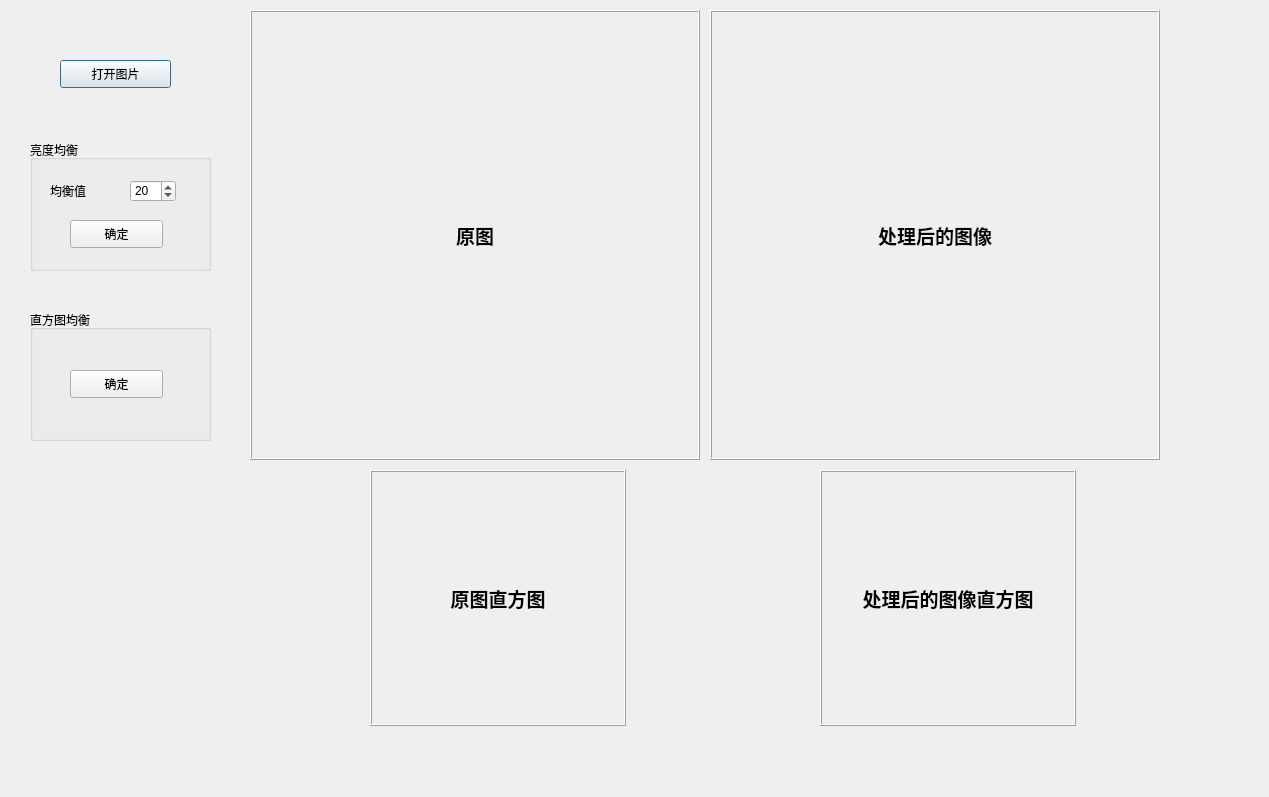
<?xml version="1.0" encoding="UTF-8"?>
<ui version="4.0">
 <class>Form</class>
 <widget class="QWidget" name="Form">
  <property name="geometry">
   <rect>
    <x>0</x>
    <y>0</y>
    <width>1269</width>
    <height>797</height>
   </rect>
  </property>
  <property name="windowTitle">
   <string>直方图均衡</string>
  </property>
  <widget class="QLabel" name="label_image_2">
   <property name="geometry">
    <rect>
     <x>710</x>
     <y>10</y>
     <width>450</width>
     <height>450</height>
    </rect>
   </property>
   <property name="font">
    <font>
     <family>Agency FB</family>
     <pointsize>14</pointsize>
     <weight>75</weight>
     <bold>true</bold>
    </font>
   </property>
   <property name="frameShape">
    <enum>QFrame::Box</enum>
   </property>
   <property name="frameShadow">
    <enum>QFrame::Raised</enum>
   </property>
   <property name="text">
    <string>处理后的图像</string>
   </property>
   <property name="alignment">
    <set>Qt::AlignCenter</set>
   </property>
  </widget>
  <widget class="QPushButton" name="pushButton_open_file">
   <property name="geometry">
    <rect>
     <x>60</x>
     <y>60</y>
     <width>111</width>
     <height>28</height>
    </rect>
   </property>
   <property name="text">
    <string>打开图片</string>
   </property>
   <property name="checkable">
    <bool>false</bool>
   </property>
   <property name="default">
    <bool>true</bool>
   </property>
  </widget>
  <widget class="QLabel" name="label_image_1">
   <property name="geometry">
    <rect>
     <x>250</x>
     <y>10</y>
     <width>450</width>
     <height>450</height>
    </rect>
   </property>
   <property name="font">
    <font>
     <family>Agency FB</family>
     <pointsize>14</pointsize>
     <weight>75</weight>
     <bold>true</bold>
    </font>
   </property>
   <property name="frameShape">
    <enum>QFrame::Box</enum>
   </property>
   <property name="frameShadow">
    <enum>QFrame::Raised</enum>
   </property>
   <property name="text">
    <string>原图</string>
   </property>
   <property name="scaledContents">
    <bool>false</bool>
   </property>
   <property name="alignment">
    <set>Qt::AlignCenter</set>
   </property>
  </widget>
  <widget class="QLabel" name="label_image_3">
   <property name="geometry">
    <rect>
     <x>370</x>
     <y>470</y>
     <width>256</width>
     <height>256</height>
    </rect>
   </property>
   <property name="font">
    <font>
     <family>Agency FB</family>
     <pointsize>14</pointsize>
     <weight>75</weight>
     <bold>true</bold>
    </font>
   </property>
   <property name="frameShape">
    <enum>QFrame::Box</enum>
   </property>
   <property name="frameShadow">
    <enum>QFrame::Raised</enum>
   </property>
   <property name="text">
    <string>原图直方图</string>
   </property>
   <property name="scaledContents">
    <bool>false</bool>
   </property>
   <property name="alignment">
    <set>Qt::AlignCenter</set>
   </property>
  </widget>
  <widget class="QLabel" name="label_image_4">
   <property name="geometry">
    <rect>
     <x>820</x>
     <y>470</y>
     <width>256</width>
     <height>256</height>
    </rect>
   </property>
   <property name="font">
    <font>
     <family>Agency FB</family>
     <pointsize>14</pointsize>
     <weight>75</weight>
     <bold>true</bold>
    </font>
   </property>
   <property name="frameShape">
    <enum>QFrame::Box</enum>
   </property>
   <property name="frameShadow">
    <enum>QFrame::Raised</enum>
   </property>
   <property name="text">
    <string>处理后的图像直方图</string>
   </property>
   <property name="alignment">
    <set>Qt::AlignCenter</set>
   </property>
  </widget>
  <widget class="QGroupBox" name="groupBox_1">
   <property name="geometry">
    <rect>
     <x>30</x>
     <y>140</y>
     <width>181</width>
     <height>131</height>
    </rect>
   </property>
   <property name="title">
    <string>亮度均衡</string>
   </property>
   <widget class="QPushButton" name="pushButton_brightness_change">
    <property name="geometry">
     <rect>
      <x>40</x>
      <y>80</y>
      <width>93</width>
      <height>28</height>
     </rect>
    </property>
    <property name="text">
     <string>确定</string>
    </property>
   </widget>
   <widget class="QSpinBox" name="spinBox_brightness_change">
    <property name="geometry">
     <rect>
      <x>100</x>
      <y>40</y>
      <width>46</width>
      <height>22</height>
     </rect>
    </property>
    <property name="minimum">
     <number>-255</number>
    </property>
    <property name="maximum">
     <number>255</number>
    </property>
    <property name="value">
     <number>20</number>
    </property>
   </widget>
   <widget class="QLabel" name="label">
    <property name="geometry">
     <rect>
      <x>20</x>
      <y>40</y>
      <width>61</width>
      <height>21</height>
     </rect>
    </property>
    <property name="text">
     <string>均衡值</string>
    </property>
   </widget>
  </widget>
  <widget class="QGroupBox" name="groupBox_2">
   <property name="geometry">
    <rect>
     <x>30</x>
     <y>310</y>
     <width>181</width>
     <height>131</height>
    </rect>
   </property>
   <property name="title">
    <string>直方图均衡</string>
   </property>
   <widget class="QPushButton" name="pushButton_hist_equ">
    <property name="geometry">
     <rect>
      <x>40</x>
      <y>60</y>
      <width>93</width>
      <height>28</height>
     </rect>
    </property>
    <property name="text">
     <string>确定</string>
    </property>
   </widget>
  </widget>
 </widget>
 <resources/>
 <connections/>
</ui>
